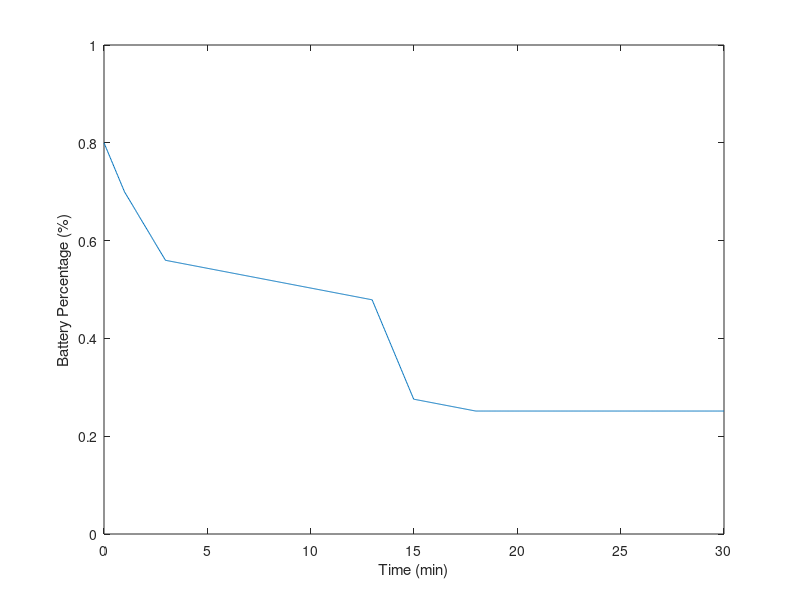

Write the MATLAB code that produced this figure. (Note: this script raises an error after producing the figure.)
clear

prec = 1000;

time = linspace(0,30,prec); % minutes
battery_capacity_max = 6600; % mAh
battery_capacity_max = battery_capacity_max*60/1000; %Amp-min
battery_capacity_hist = zeros(prec,1);

eff = 0.8;

current_list = [50,35,4,50,4]; % Current (Amps) per flight profile
profile_time = [1,2,10,2,3]; % Minutes per profile
flight_checkpoint = cumsum(profile_time);

current_battery = battery_capacity_max;
battery_capacity_hist(1) = current_battery;
for i = 2:length(time)
    if time(i) < profile_time(1)
        current_battery = current_battery - current_list(1)*(time(i)-time(i-1));

    elseif profile_time(1) <= time(i) && time(i) < sum(profile_time(1:2))
        current_battery = current_battery - current_list(2)*(time(i)-time(i-1));

    elseif sum(profile_time(1:2)) <= time(i) && time(i) < sum(profile_time(1:3))
        current_battery = current_battery - current_list(3)*(time(i)-time(i-1));

    elseif sum(profile_time(1:3)) <= time(i) && time(i) < sum(profile_time(1:4))
        current_battery = current_battery - current_list(4)*(time(i)-time(i-1));

    elseif sum(profile_time(1:4)) <= time(i) && time(i) < sum(profile_time(1:5))
        current_battery = current_battery - current_list(5)*(time(i)-time(i-1));

    end

    battery_capacity_hist(i) = current_battery;
end

battery_capacity_hist = battery_capacity_hist*0.8;

figure(1)
plot(time,battery_capacity_hist/battery_capacity_max)
xlabel('Time (min)')
ylabel('Battery Percentage (%)')
ylim([0,1])
yline(0.2,'r-','Max Discharge Threshold (20%)')
title('Battery Usage During Mission')
yline(0.8,'r-','20% Loss Due to Cold Weather')
%subtitle('20% Loss Due to Cold Weather')
grid on
for i = 1:length(profile_time)
    xline(flight_checkpoint(i),'k--')
end